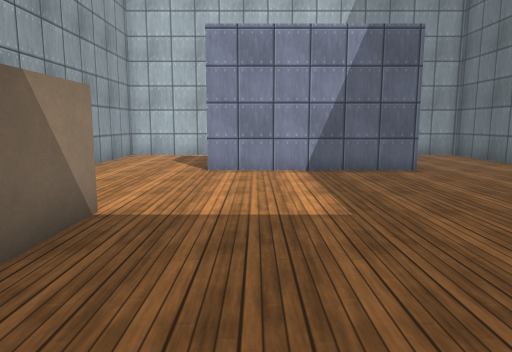
view 1 (above)

15 first-person views from a walk through a scene from a Unity 3-D project. The camera is 1.3 m above the floor, tilts 8° down and sees 70° across. The floor is counted in squares, 1 m on a side. Each view is taken from the middle of a square. On the plan, view 1 faces up. The plan holds only what a view shows up to about 15 squares ahead; the rest is blank. The player character is not drawn. Surface patterns are stand-ins for the level's own textures.

view 2
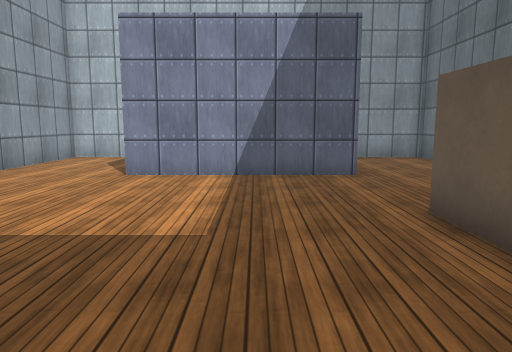

view 3
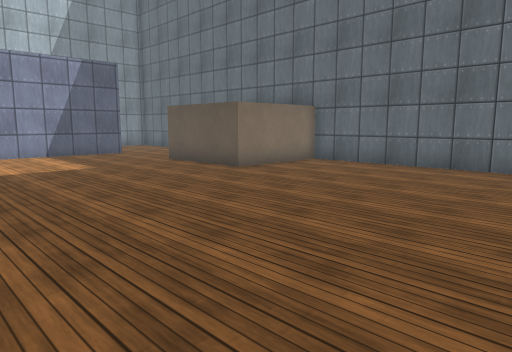

view 4
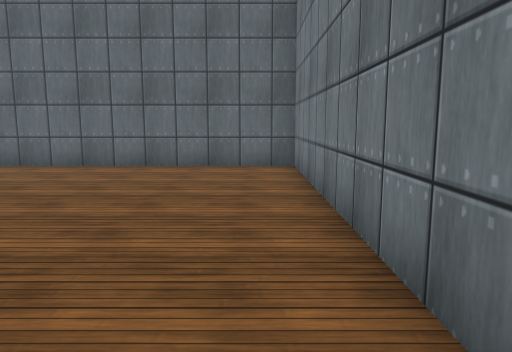

view 5
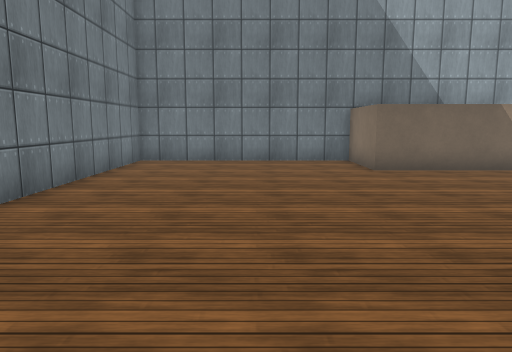

view 6
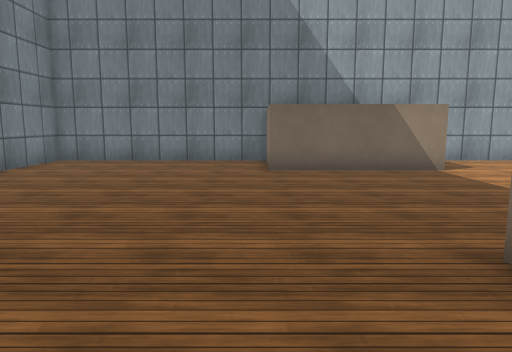

view 7
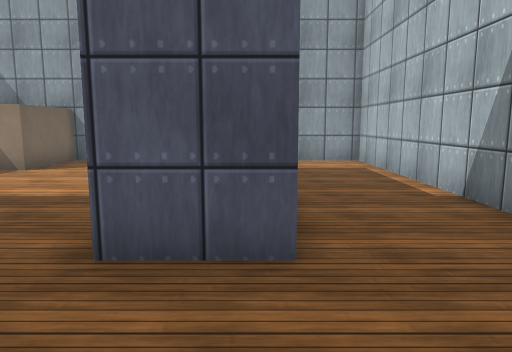

view 8
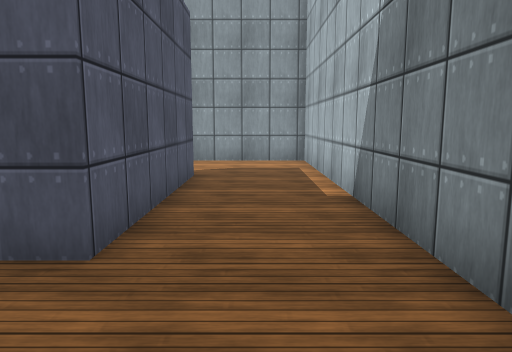

view 9
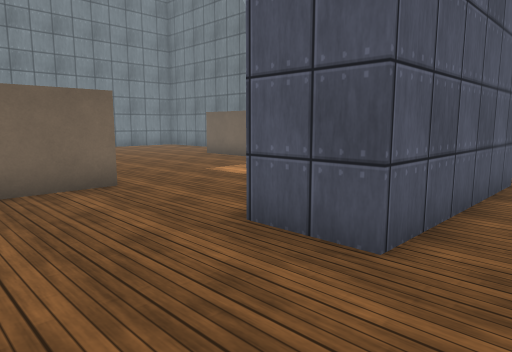

view 10
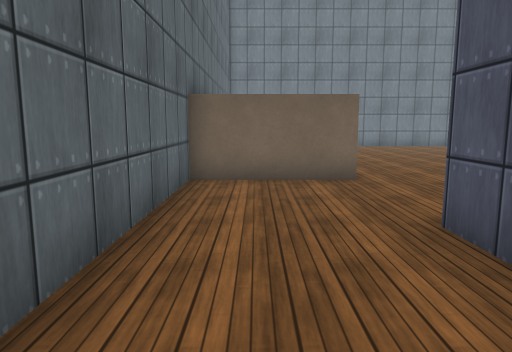

view 11
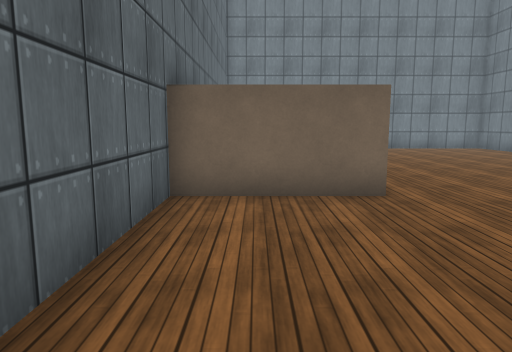

view 12
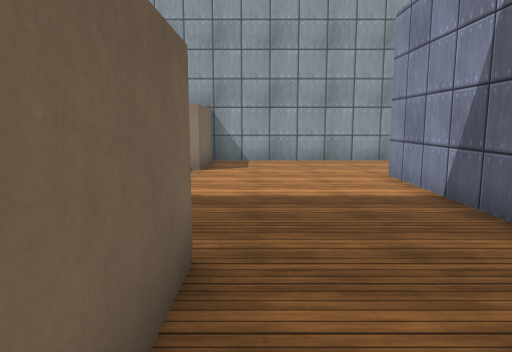

view 13
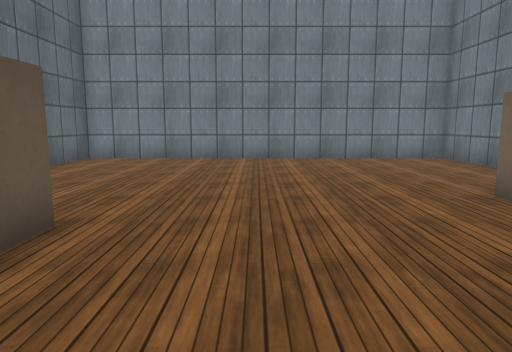

view 14
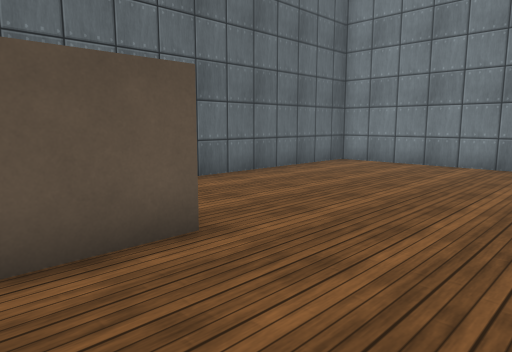

view 15
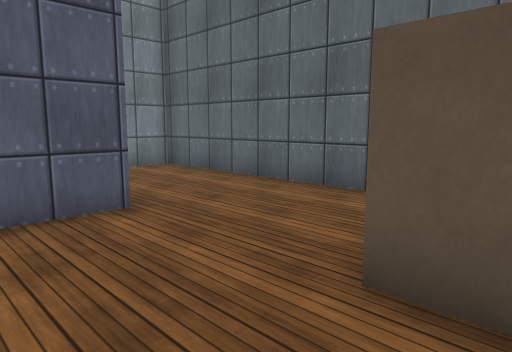

### Floor plan
Points are (right, up) in squares from view 1. A wall is a line through its corners. A room is listed if a view was taken in it or the views show most of it. See-through windows are left out.
Room 1 (views 1, 2, 3, 4, 5, 6, 7, 8, 9, 10, 11, 12, 13, 14, 15)
walls: (4.6, 2.4) (4.6, 6.4) (8.6, 6.4) (8.6, 15.8) (-5.3, 15.8) (-5.3, 5.4) (-2.4, 5.4) (-2.4, 0.4) (-5.3, 0.4) (-5.3, -7.2) (8.6, -7.2) (8.6, 2.4) (4.6, 2.4); (-1.5, 12.4) (4.6, 12.4) (4.6, 10.4) (-1.5, 10.4)

Where each view was taken, in squares from view 1:
view 1: 0 up, 0 right, facing up
view 2: 1 up, 2 right, facing up
view 3: 6 down, 3 left, facing up-right
view 4: 6 down, 3 left, facing right
view 5: 3 down, 8 right, facing left
view 6: 0 up, 8 right, facing left
view 7: 12 up, 8 right, facing left
view 8: 14 up, 8 right, facing left
view 9: 14 up, 8 right, facing down-left
view 10: 15 up, 7 right, facing down
view 11: 13 up, 7 right, facing down
view 12: 7 up, 8 right, facing left
view 13: 7 up, 2 right, facing down
view 14: 5 up, 1 right, facing down-right
view 15: 5 up, 2 right, facing up-right
